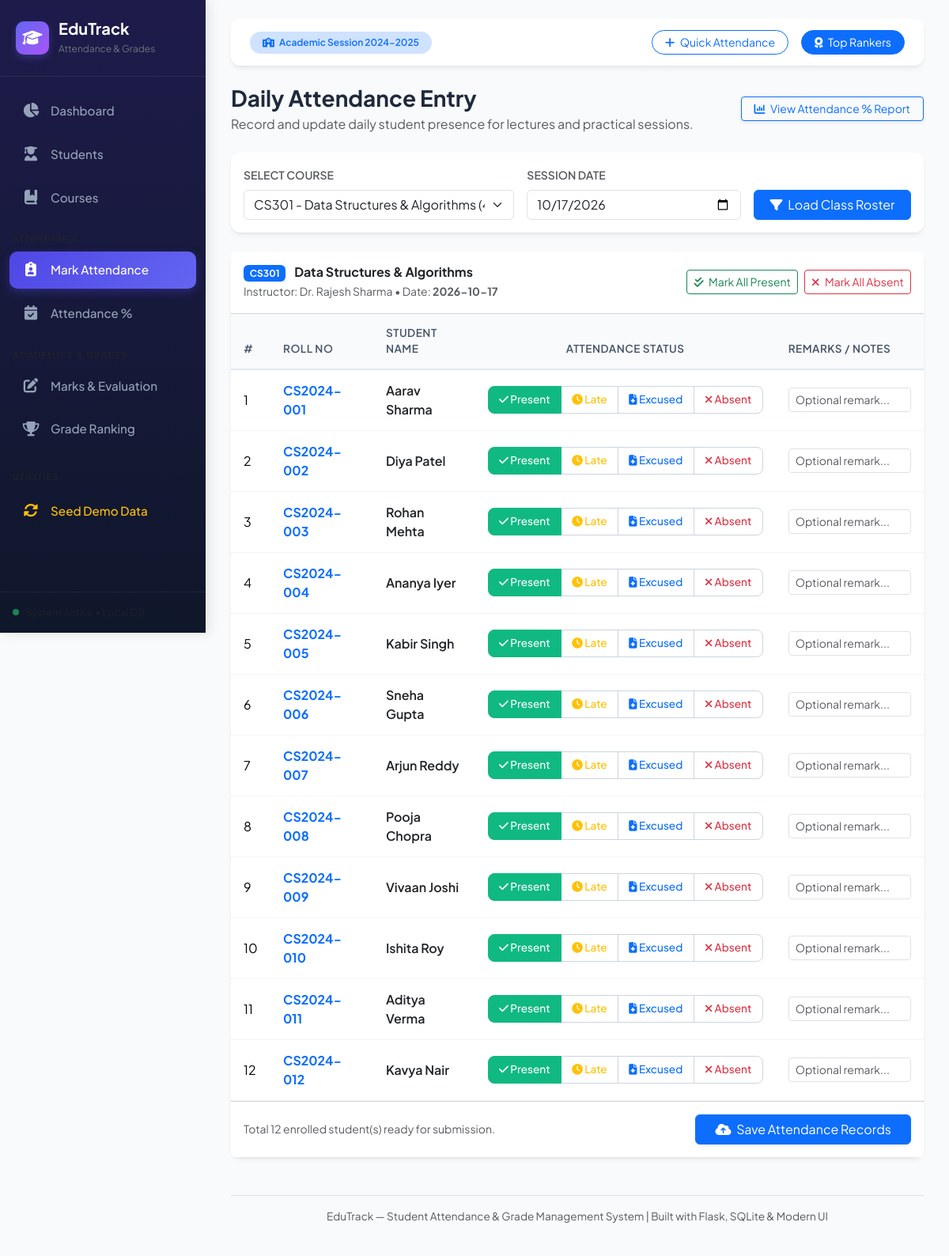
The app's page /attendance with its own data.
### tables this page shows
CREATE TABLE courses (
                id INTEGER PRIMARY KEY AUTOINCREMENT,
                course_code TEXT UNIQUE NOT NULL,
                course_name TEXT NOT NULL,
                department TEXT NOT NULL DEFAULT 'Computer Science',
                credits INTEGER NOT NULL DEFAULT 3,
                instructor TEXT NOT NULL,
                semester INTEGER NOT NULL DEFAULT 1
            );

CREATE TABLE students (
                id INTEGER PRIMARY KEY AUTOINCREMENT,
                roll_number TEXT UNIQUE NOT NULL,
                first_name TEXT NOT NULL,
                last_name TEXT NOT NULL,
                email TEXT UNIQUE NOT NULL,
                phone TEXT,
                department TEXT NOT NULL DEFAULT 'Computer Science',
                semester INTEGER NOT NULL DEFAULT 1,
                gender TEXT DEFAULT 'Male',
                admission_date DATE DEFAULT (date('now')),
                status TEXT DEFAULT 'Active'
            );

### app.py (the view)
@app.route('/attendance')
def attendance():
    all_courses = models.get_all_courses()
    selected_course_id = request.args.get('course_id')
    selected_date = request.args.get('date', datetime.now().strftime('%Y-%m-%d'))
    enrolled_students = []
    selected_course = None
    if selected_course_id and selected_course_id.isdigit():
        selected_course_id = int(selected_course_id)
        selected_course = models.get_course_by_id(selected_course_id)
        enrolled_students = models.get_attendance_for_course_and_date(selected_course_id, selected_date)
    elif all_courses:
        selected_course_id = all_courses[0]['id']
        selected_course = all_courses[0]
        enrolled_students = models.get_attendance_for_course_and_date(selected_course_id, selected_date)
    return render_template(
        'attendance.html',
        courses=all_courses,
        selected_course=selected_course,
        selected_course_id=selected_course_id,
        selected_date=selected_date,
        students=enrolled_students
    )

### database.py (called while the page is built)
def get_db():
    conn = sqlite3.connect(DB_PATH)
    conn.row_factory = sqlite3.Row
    conn.execute("PRAGMA foreign_keys = ON")
    return conn

### models.py (called while the page is built)
def get_all_courses(search_query=None):
    with get_db() as conn:
        cursor = conn.cursor()
        query = '''
            SELECT c.*, COUNT(e.student_id) as enrolled_count
            FROM courses c
            LEFT JOIN enrollments e ON c.id = e.course_id
            WHERE 1=1
        '''
        params = []
        if search_query:
            query += " AND (c.course_code LIKE ? OR c.course_name LIKE ? OR c.instructor LIKE ?)"
            wildcard = f"%{search_query.strip()}%"
            params.extend([wildcard, wildcard, wildcard])
        query += " GROUP BY c.id ORDER BY c.course_code ASC"
        cursor.execute(query, params)
        return [dict(row) for row in cursor.fetchall()]

def get_attendance_for_course_and_date(course_id, date):
    with get_db() as conn:
        cursor = conn.cursor()
        cursor.execute('''
            SELECT s.id as student_id, s.roll_number, s.first_name, s.last_name,
                   COALESCE(a.status, 'Present') as status,
                   a.remarks
            FROM students s
            JOIN enrollments e ON s.id = e.student_id
            LEFT JOIN attendance a ON a.student_id = s.id AND a.course_id = ? AND a.date = ?
            WHERE e.course_id = ?
            ORDER BY s.roll_number ASC
        ''', (course_id, date, course_id))
        return [dict(row) for row in cursor.fetchall()]

### templates/attendance.html (shortened to what this page needs)
{% extends 'base.html' %}
{% block content %}
<div class="d-flex justify-content-between align-items-center mb-4 flex-wrap gap-2">
    <div>
        <h3 class="fw-bold mb-1">Daily Attendance Entry</h3>
        <p class="text-muted mb-0">Record and update daily student presence for lectures and practical sessions.</p>
    </div>
    <div>
        <a href="{{ url_for('attendance_report', course_id=selected_course_id) }}" class="btn btn-outline-primary btn-sm px-3 shadow-sm">
            <i class="fa-solid fa-chart-column me-1"></i> View Attendance % Report
        </a>
    </div>
</div>
<div class="card p-3 mb-4">
    <form method="GET" action="{{ url_for('attendance') }}" class="row g-3 align-items-end">
        <div class="col-md-5">
            <label class="form-label fw-semibold small text-muted text-uppercase">Select Course</label>
            <select name="course_id" class="form-select" onchange="this.form.submit()">
                {% for c in courses %}
                <option value="{{ c.id }}" {% if selected_course_id == c.id %}selected{% endif %}>
                    {{ c.course_code }} - {{ c.course_name }} ({{ c.credits }} credits)
                </option>
                {% endfor %}
            </select>
        </div>
        <div class="col-md-4">
            <label class="form-label fw-semibold small text-muted text-uppercase">Session Date</label>
            <input type="date" name="date" class="form-control" value="{{ selected_date }}" onchange="this.form.submit()">
        </div>
        <div class="col-md-3">
            <button type="submit" class="btn btn-primary w-100">
                <i class="fa-solid fa-filter me-1"></i> Load Class Roster
            </button>
        </div>
    </form>
</div>
{% if selected_course %}
<form method="POST" action="{{ url_for('save_attendance') }}">
    <div class="card">
        <div class="card-header bg-white d-flex justify-content-between align-items-center py-3">
            <div>
                <h6 class="fw-bold mb-0">
                    <span class="badge bg-primary me-2">{{ selected_course.course_code }}</span>
                    {{ selected_course.course_name }}
                </h6>
                <small class="text-muted">Instructor: {{ selected_course.instructor }} • Date: <strong>{{ selected_date }}</strong></small>
            </div>
            <div class="d-flex gap-2">
                <button type="button" class="btn btn-sm btn-outline-success" id="markAllPresent">
                    <i class="fa-solid fa-check-double me-1"></i> Mark All Present
                </button>
                <button type="button" class="btn btn-sm btn-outline-danger" id="markAllAbsent">
                    <i class="fa-solid fa-xmark me-1"></i> Mark All Absent
                </button>
            </div>
        </div>
        <div class="table-responsive">
            <table class="table table-custom align-middle mb-0" id="attendanceTable">
                <thead>
                    <tr>
                        <th style="width: 50px;">#</th>
                        <th>Roll No</th>
                        <th>Student Name</th>
                        <th class="text-center" style="width: 380px;">Attendance Status</th>
                        <th>Remarks / Notes</th>
                    </tr>
                </thead>
                <tbody>
                    {% for s in students %}
                    <tr>
                        <td>{{ loop.index }}</td>
                        <td>
                            <span class="fw-bold text-primary">{{ s.roll_number }}</span>
                        </td>
                        <td>
                            <div class="fw-semibold text-dark">{{ s.first_name }} {{ s.last_name }}</div>
                        </td>
                        <td class="text-center">
                            <div class="btn-group w-100" role="group">
                                <label class="btn btn-outline-success btn-sm btn-attendance btn-outline-present" for="pres_{{ s.student_id }}">
                                    <i class="fa-solid fa-check"></i> Present
                                </label>
                                <label class="btn btn-outline-warning btn-sm btn-attendance btn-outline-late" for="late_{{ s.student_id }}">
                                    <i class="fa-solid fa-clock"></i> Late
                                </label>
                                <label class="btn btn-outline-primary btn-sm btn-attendance btn-outline-excused" for="exc_{{ s.student_id }}">
                                    <i class="fa-solid fa-file-medical"></i> Excused
                                </label>
                                <label class="btn btn-outline-danger btn-sm btn-attendance btn-outline-absent" for="abs_{{ s.student_id }}">
                                    <i class="fa-solid fa-xmark"></i> Absent
                                </label>
                            </div>
                        </td>
                        <td>
                            <input type="text" name="remarks_{{ s.student_id }}" class="form-control form-control-sm" placeholder="Optional remark..." value="{{ s.remarks or '' }}">
                        </td>
                    </tr>
                    {% endfor %}
                </tbody>
            </table>
        </div>
        {% if students %}
        <div class="card-footer bg-white p-3 d-flex justify-content-between align-items-center">
            <span class="text-muted small">Total {{ students|length }} enrolled student(s) ready for submission.</span>
            <button type="submit" class="btn btn-primary px-4 shadow-sm">
                <i class="fa-solid fa-cloud-arrow-up me-1"></i> Save Attendance Records
            </button>
        </div>
        {% endif %}
    </div>
</form>
{% else %}
<div class="alert alert-info">Please select a course to start recording attendance.</div>
{% endif %}
{% endblock %}

### static/css/style.css (style rules this page uses)
:root { --primary-color: #4f46e5; --primary-hover: #4338ca; --primary-light: #e0e7ff; --secondary-color: #64748b; --success-color: #10b981; --success-light: #d1fae5; --warning-color: #f59e0b; --warning-light: #fef3c7; --danger-color: #ef4444; --danger-light: #fee2e2; --dark-bg: #0f172a; --sidebar-bg: #1e1b4b; --sidebar-hover: #2e287a; --card-shadow: 0 4px 6px -1px rgba(0, 0, 0, 0.07), 0 2px 4px -2px rgba(0, 0, 0, 0.05); --border-radius: 12px; }
body { font-family: 'Plus Jakarta Sans', system-ui, -apple-system, sans-serif; background-color: #f8fafc; color: #1e293b; min-height: 100vh; }
.card { border: none; border-radius: var(--border-radius); box-shadow: var(--card-shadow); background: #ffffff; transition: transform 0.2s ease, box-shadow 0.2s ease; }
.table-custom { margin-bottom: 0; }
.table-custom thead th { background-color: #f8fafc; color: #475569; font-weight: 600; font-size: 0.85rem; text-transform: uppercase; letter-spacing: 0.5px; border-bottom: 2px solid #e2e8f0; padding: 14px 16px; }
.table-custom tbody td { padding: 14px 16px; vertical-align: middle; border-bottom: 1px solid #f1f5f9; }
.btn-attendance { cursor: pointer; border: 1px solid #cbd5e1; border-radius: 8px; padding: 6px 12px; font-size: 0.85rem; font-weight: 500; transition: all 0.15s ease; }
.btn-check:checked + .btn-outline-present { background-color: #10b981 !important; color: white !important; border-color: #10b981 !important; }

### records on screen
courses: course_code "CS301", course_name "Data Structures & Algorithms", instructor "Dr. Rajesh Sharma"
students: roll_number "CS2024-001", first_name "Aarav", last_name "Sharma"
students: roll_number "CS2024-002", first_name "Diya", last_name "Patel"
students: roll_number "CS2024-003", first_name "Rohan", last_name "Mehta"
students: roll_number "CS2024-004", first_name "Ananya", last_name "Iyer"
students: roll_number "CS2024-005", first_name "Kabir", last_name "Singh"
students: roll_number "CS2024-006", first_name "Sneha", last_name "Gupta"
students: roll_number "CS2024-007", first_name "Arjun", last_name "Reddy"
students: roll_number "CS2024-008", first_name "Pooja", last_name "Chopra"
students: roll_number "CS2024-009", first_name "Vivaan", last_name "Joshi"
students: roll_number "CS2024-010", first_name "Ishita", last_name "Roy"
students: roll_number "CS2024-011", first_name "Aditya", last_name "Verma"
students: roll_number "CS2024-012", first_name "Kavya", last_name "Nair"

### other values on screen
{{ selected_date }} "2026-10-17"
{{ students|length }} "12"
form field course_id "CS301 - Data Structures & Algorithms (4 credits)"
